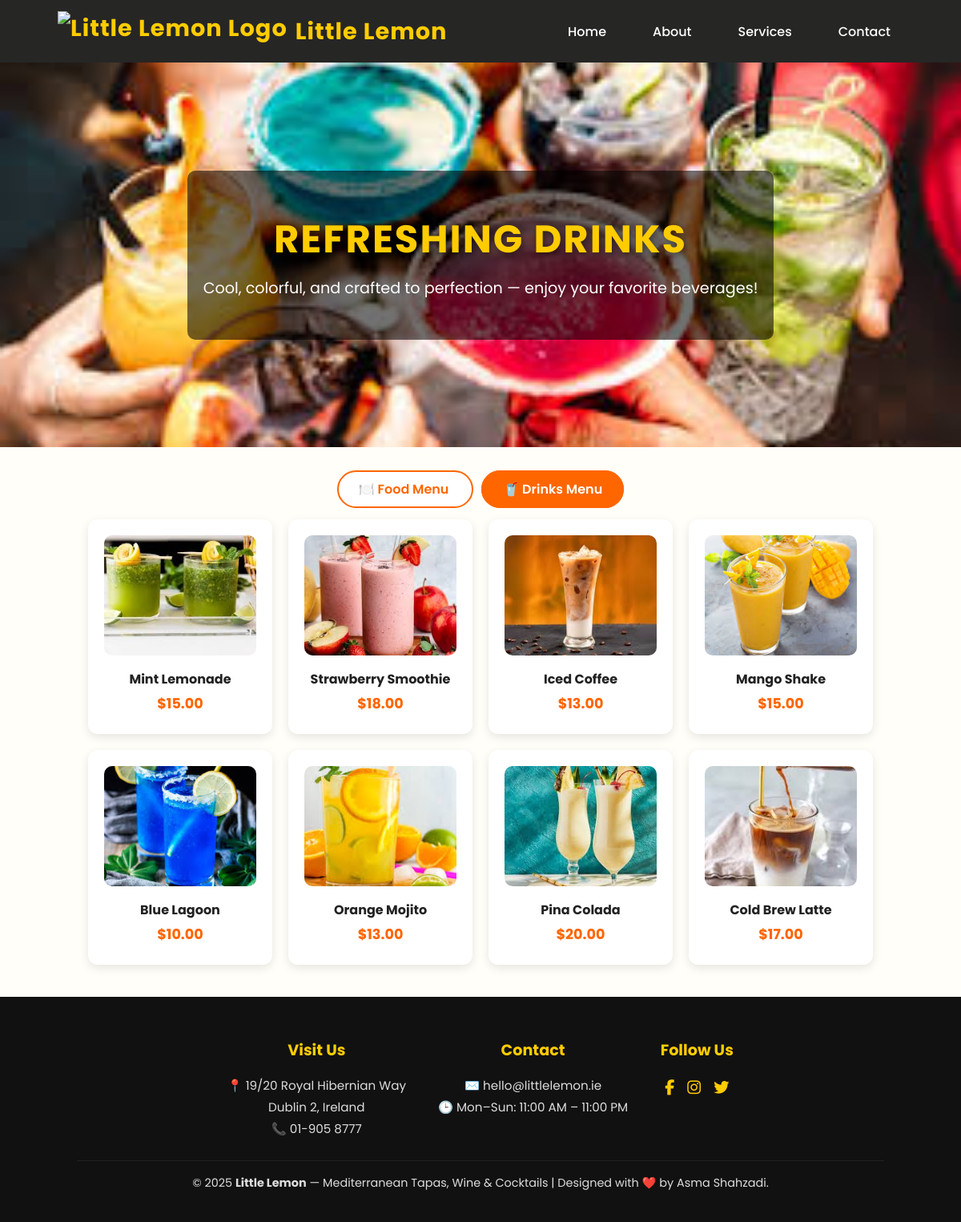
The app's page /drinks/ with its own data.
### home/models.py (models this page shows, shortened)
class Drink(models.Model):
    name = models.CharField(max_length=100)
    image = models.ImageField(upload_to='drink_images/', blank=True, null=True)
    price = models.DecimalField(max_digits=6, decimal_places=2, default=0.00)

### home/views.py (the view)
# urls.py: path('drinks/', views.drinks, name="drinks"),  # 🥤 Drinks page
def drinks(request):
    all_drinks = Drink.objects.all()
    return render(request, "home/drinks.html", {"drinks": all_drinks})

### templates/home/drinks.html (shortened to what this page needs)
{% extends 'base.html' %}
{% load static %}
{% block content %}
<section class="menu-hero" style="background-image: url('{% static 'images/drinks-banner.jpg' %}');">
    <div class="menu-hero-overlay">
        <h1>Refreshing Drinks</h1>
        <p>Cool, colorful, and crafted to perfection — enjoy your favorite beverages!</p>
    </div>
</section>
<section class="menu-section">
    <div class="menu-switch">
        <a href="{% url 'menu' %}" class="switch-btn {% if request.resolver_match.url_name == 'menu' %}active{% endif %}">
            🍽️ Food Menu
        </a>
        <a href="{% url 'drinks' %}" class="switch-btn {% if request.resolver_match.url_name == 'drinks' %}active{% endif %}">
            🥤 Drinks Menu
        </a>
    </div>
    <div class="dishes-container">
        {% for drink in drinks %}
            <div class="dish-card">
                {% if drink.image %}
                    <img src="{{ drink.image.url }}" alt="{{ drink.name }}">
                {% endif %}
                <h4>{{ drink.name }}</h4>
                <p class="price">${{ drink.price }}</p>
            </div>
        {% empty %}
            <p>No drinks available at the moment.</p>
        {% endfor %}
    </div>
</section>
{% endblock %}

### templates/base.html (shortened to what this page needs)
{% load static %}
<!DOCTYPE html>
<html lang="en">
<head>
</head>
<body>
  <nav id="navbar">
    <div class="logo">
      <img src="{% static 'images/logo.png' %}" alt="Little Lemon Logo" />
      Little Lemon
    </div>
    <ul>
      <li><a href="{% url 'home' %}" class="{% if request.resolver_match.url_name == 'home' %}active{% endif %}">Home</a></li>
      <li><a href="{% url 'about' %}" class="{% if request.resolver_match.url_name == 'about' %}active{% endif %}">About</a></li>
      <li><a href="{% url 'services' %}" class="{% if request.resolver_match.url_name == 'services' %}active{% endif %}">Services</a></li>
      <li><a href="{% url 'contact' %}" class="{% if request.resolver_match.url_name == 'contact' %}active{% endif %}">Contact</a></li>
    </ul>
  </nav>
  <main>
    {% block content %}{% endblock %}
  </main>
  <footer>
    <div class="footer-top">
      <div class="footer-box">
        <h3>Visit Us</h3>
        <p>📍 19/20 Royal Hibernian Way<br>Dublin 2, Ireland</p>
        <p>📞 01-905 8777</p>
      </div>
      <div class="footer-box">
        <h3>Contact</h3>
        <p>✉️ hello@littlelemon.ie</p>
        <p>🕒 Mon–Sun: 11:00 AM – 11:00 PM</p>
      </div>
      <div class="footer-box">
        <h3>Follow Us</h3>
        <div class="social-icons">
          <a href="#"><i class="fab fa-facebook-f"></i></a>
          <a href="#"><i class="fab fa-instagram"></i></a>
          <a href="#"><i class="fab fa-twitter"></i></a>
        </div>
      </div>
    </div>
    <div class="bottom-text">
      © 2025 <strong>Little Lemon</strong> — Mediterranean Tapas, Wine & Cocktails | Designed with ❤️ by Asma Shahzadi.
    </div>
  </footer>
</body>
</html>

### templates/base.html (style rules this page uses)
* { margin: 0; padding: 0; box-sizing: border-box; }
body { font-family: "Poppins", sans-serif; background-color: #fffef8; color: #333; overflow-x: hidden; scroll-behavior: smooth; }
a { text-decoration: none; }
ul { list-style: none; }
nav { background: rgba(0, 0, 0, 0.85); padding: 14px 6%; display: flex; justify-content: space-between; align-items: center; position: sticky; top: 0; z-index: 1000; backdrop-filter: blur(6px); transition: all 0.3s ease; }
.logo { display: flex; align-items: center; font-size: 1.8rem; font-weight: 700; color: #ffcc00; letter-spacing: 1px; }
.logo img { height: 50px; margin-right: 10px; }
nav ul { display: flex; gap: 26px; align-items: center; transition: left 0.3s ease; }
nav ul li a { color: white; font-weight: 500; font-size: 1rem; padding: 8px 16px; border-radius: 5px; transition: all 0.3s ease; }
main { min-height: 70vh; }
footer { background: #111; color: #ddd; padding: 50px 8% 35px; text-align: center; line-height: 1.8; font-size: 0.95rem; position: relative; }
footer .footer-top { display: flex; flex-wrap: wrap; justify-content: center; gap: 40px; margin-bottom: 25px; }
footer .footer-box { max-width: 280px; }
footer .footer-box h3 { color: #ffcc00; margin-bottom: 12px; font-size: 1.2rem; }
footer a { color: #ddd; transition: 0.3s; }
footer .social-icons { margin-top: 10px; }
footer .social-icons a { margin: 0 6px; font-size: 1.2rem; color: #ffcc00; transition: 0.3s; }
footer .bottom-text { margin-top: 25px; font-size: 0.9rem; border-top: 1px solid #222; padding-top: 15px; }

### templates/home/drinks.html (style rules this page uses)
.menu-hero { height: 60vh; background-size: cover; background-position: center; display: flex; align-items: center; justify-content: center; position: relative; }
.menu-hero-overlay { background-color: rgba(0, 0, 0, 0.55); color: white; text-align: center; padding: 50px 20px; border-radius: 10px; }
.menu-hero h1 { font-size: 3rem; margin-bottom: 10px; text-transform: uppercase; letter-spacing: 2px; color: #ffcc00; text-shadow: 2px 2px 8px rgba(0,0,0,0.5); }
.menu-hero p { font-size: 1.2rem; color: #fff; }
.menu-switch { margin: 40px 0 25px; text-align: center; }
.switch-btn { background: #fff; border: 2px solid #ff6600; color: #ff6600; padding: 10px 25px; border-radius: 25px; margin: 5px; text-decoration: none; font-weight: 600; transition: 0.3s; }
.switch-btn.active { background: #ff6600; color: #fff; }
.dishes-container { display: flex; flex-wrap: wrap; gap: 20px; justify-content: center; padding-bottom: 40px; }
.dish-card { background: #fff; padding: 20px; border-radius: 12px; box-shadow: 0 4px 12px rgba(0,0,0,0.1); width: 230px; text-align: center; transition: transform 0.3s, box-shadow 0.3s; }
.dish-card img { width: 100%; height: 150px; object-fit: cover; border-radius: 10px; }
.dish-card h4 { margin-top: 10px; color: #222; }
.dish-card p { color: #555; margin: 5px 0; }
.dish-card .price { font-weight: 700; color: #ff6600; font-size: 1.1rem; }

### records on screen
Drink: image (picture), name "Mint Lemonade", price "15.00"
Drink: image (picture), name "Strawberry Smoothie", price "18.00"
Drink: image (picture), name "Iced Coffee", price "13.00"
Drink: image (picture), name "Mango Shake", price "15.00"
Drink: image (picture), name "Blue Lagoon", price "10.00"
Drink: image (picture), name "Orange Mojito", price "13.00"
Drink: image (picture), name "Pina Colada", price "20.00"
Drink: image (picture), name "Cold Brew Latte", price "17.00"
